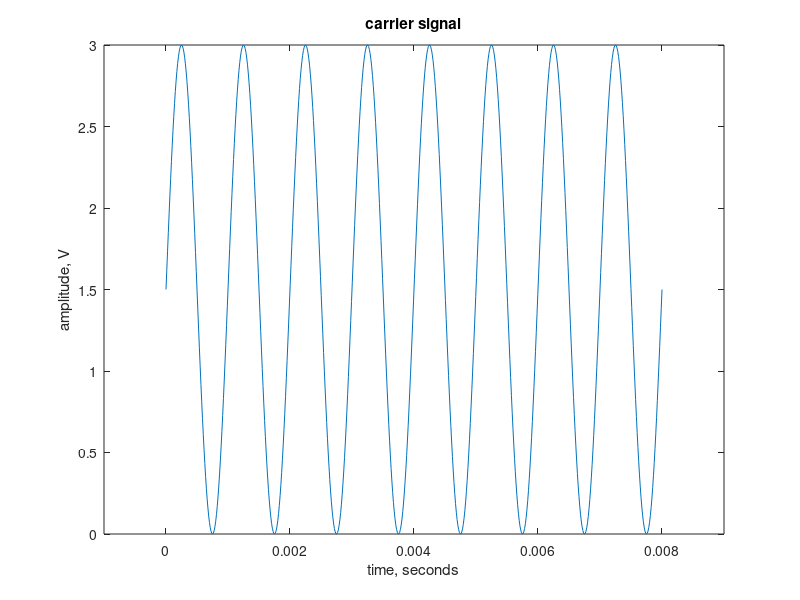

This figure's MATLAB source: (Note: this script raises an error after producing the figure.)
%simulation of the Verilog implementation
clear, clc, close all
carrier_signal=@(A, t, phase)A.*sin(2000*pi*t + phase);

I=@(A, f, t, phase)A.*sin(2*pi*f*t + phase);
Q=@(A, f, t, phase)A.*cos(2*pi*f*t + phase);

samples_1ms = 80;
samples_8ms = samples_1ms*8;
t = linspace(0,.008,samples_8ms);
figure
plot(t, carrier_signal(1.5, t, 0)+1.5 )
title('carrier signal');
xlabel('time, seconds');
ylabel('amplitude, V');
xlim([-0.001 0.009]);

%freq = 100000000;


preamb = ...
    ['We the People of the United States, in Order to form a more ',...
        'perfect Union, establish Justice, insure domestic Tranquility, ',...
        'provide for the common defence, promote the general Welfare, ',...
        'and, secure the Blessings of Liberty to ourselves and our ',...
        'Posterity, do ordain and establish this Constitution for the ',...
        'United States of America.'];
% preamb = 0;
%preamb= 'We';
% for i=1:15
%     preamb = [preamb,  i];
% end
preamb_uint8 = uint8(preamb);
 %in degrees, 1st row
phases=[ -157.5,...
         -135.0,...
         -112.5,...
          -67.5,...
          -45.0,...
          -22.5,...
           22.5,...
           45.0,...
           67.5,...
          112.5,...
          135.0,...
          157.5];
%in radians, second row
symbol_matrix = break_down_char_two_4bit_parts(preamb_uint8);
%symbol_matrix = break_down_char_two_4bit_parts(preamb);

 
[QAM_sinwav, t_total] =...
    convertToQAMvalues(symbol_matrix(1,1), samples_8ms);
[QAM_sinwav2, t] =...
    convertToQAMvalues(symbol_matrix(2,1), samples_8ms);
%t_total = [t_total t];
newTransmission = [QAM_sinwav QAM_sinwav2];
%newTransmission = QAM_sinwav2;
length_transm = length(symbol_matrix);
for i=2:length_transm
%1st is the high bits, 2nd low 4 bits
    [QAM_temp, t_total] =...
        convertToQAMvalues(symbol_matrix(1,i), samples_8ms);
    [QAM_temp2, t] =...
        convertToQAMvalues(symbol_matrix(2,i), samples_8ms);
    
    newTransmission = [newTransmission QAM_temp QAM_temp2];
    newTransmission = [newTransmission QAM_temp2];
end

newTransmission = newTransmission + 1.5;
%(multiplied by 2 because each character corresponds to 2 consecutive, 
% different sinewaves, representing high 4 bits followed by low 4 bit
t_transm =...
    linspace(0,0.008*length_transm*2, samples_8ms*length_transm*2);
%t_transm = linspace(0,.008*length_transm*2,8000*length_transm*2);

steps = length(t_transm)/length(symbol_matrix); %ne char at a time

plot1 = figure
plot1.MenuBar = 'none';
plot(t_transm(1:steps), newTransmission(1:steps))
title('The preamble of the U.S. Constitution');
xlabel('time, seconds');
ylabel('amplitude, V');
xlim([0 t_transm(end)])

xlabel('time, seconds');
ylabel('amplitude, V');
title('The preamble of the U.S. Constitution');
xlim([0 t_transm(end)+1]);
j=length_transm;
legend([num2str(j), 'characters'])

hold on
for i=1:steps:length(t_transm)
    pause(0.001);
    j = j - 1;
    plot(t_transm(i:i+steps-1),...
        newTransmission(i:i+steps-1))
    a = legend({[num2str(j), ' characters']},'FontSize',28);
end

hold off

[QAM_zero, t] =...
    convertToQAMvalues(uint8(0), samples_8ms);
[QAM_one, t] =...
    convertToQAMvalues(uint8(1), samples_8ms);

start_seq = [QAM_zero QAM_one QAM_zero QAM_one] + 1.5;
%transmission now have two [0 1 0 1] or 0x01 0x01
newTransmission = [start_seq newTransmission];

max_voltage = max(newTransmission);

%transmission_scaled = round(newTransmission/max_voltage*3125);
transmission_scaled = round(newTransmission/max_voltage*1250);
t_next = max(t_transm) + t;
t_next = [t_next, max(t_next) + t];
t_next = [t_next, max(t_next) + t];
t_next = [t_next, max(t_next) + t];

t_transm = [t_transm t_next];
figure
%plot(t_transm, transmission_scaled);
plot(transmission_scaled);
%xlim([0 2500])
a=gcf;
a.MenuBar ='none';
% plot2 = figure
% plot2.MenuBar = 'none';
% plot(t_transm, newTransmission,'m');
% hold on
% title('The preamble of the U.S. Constitution');
% xlabel('time, seconds');
% ylabel('amplitude, V');
% legend('off')
% pause
% legend('We th')
% xlim([0 0.08]);
% %legend('off')
% pause
% legend('one character (W)')
% xlim([0 0.016]);
% format short;